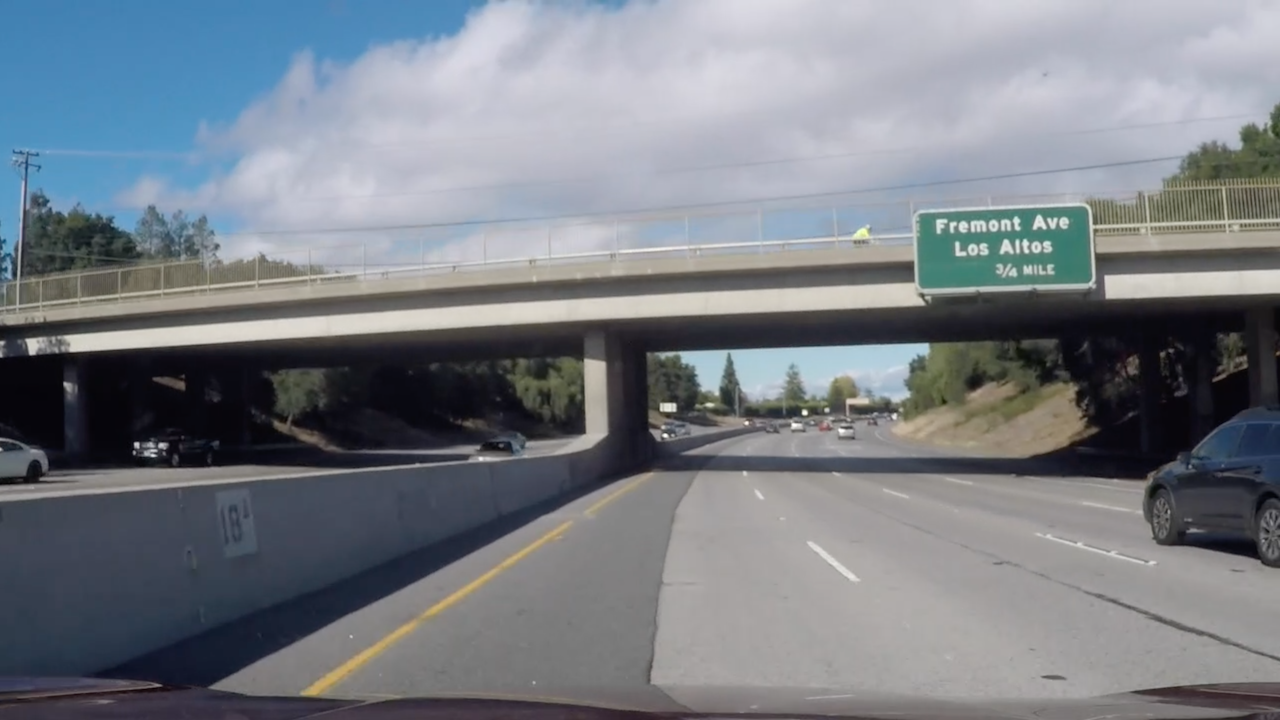
#> input picture v24_11_29/images/curve_lines1.jpg, 1280 x 720 px; its folder holds only this picture in this run
$ jupyter execute gradient_and_color_thresholding.ipynb   (older library calls are emulated)
#> lines starting #> are read from the running program, lines starting #| are printed output that depends on the picture; after the words box and inside, x2 and y2 are one past the last pixel; in counts of white or black regions, pixels touching at a corner belong together
[cell 1]
import cv2
import numpy as np
import pickle
import matplotlib.pyplot as plt

calibration_data = pickle.load(open('calibration_data.p','rb'))
#> (reads v24_11_29/calibration_data.p from the repository)
#> in lane_filter_test, img is the input picture: shape (720, 1280, 3); mean B, G, R 132.9, 125.7, 120.2
#> in lane_filter_test, `img_hls = cv2.cvtColor(img, cv2.COLOR_RGB2HLS)`: img_hls: shape (720, 1280, 3); mean of channels 0, 1, 2 82.4, 128.4, 33.8

matrix = calibration_data['camera_matrix']
dist_coef = calibration_data['distortion_coefficient']

source_points = [(580, 460), (205, 720), (1110, 720), (703, 460)]
dest_points = [(320, 0), (320, 720), (960, 720), (960, 0)]

warp_matrix = cv2.getPerspectiveTransform(np.float32(source_points), np.float32(dest_points))
inv_warp_matrix = cv2.getPerspectiveTransform(np.float32(dest_points), np.float32(source_points))

[cell 2]
def show_dotted_image(this_image, points, color=[255,0,255], thickness=5, d=15):
    image = this_image.copy()
    image =cv2.cvtColor(image, cv2.COLOR_BGR2RGB)

    cv2.line(image, points[0],points[1],color,thickness)
    cv2.line(image, points[2],points[3],color,thickness)

    circle_color = (30,120,180)
    for point in points:
        cv2.circle(image, point, d,circle_color,-1)

    fig, ax = plt.subplots(1)
    ax.set_aspect('equal')
    ax.imshow(image)

    plt.show()

def birdeye_sky_view(ground_image):
    temp_image = cv2.undistort(ground_image, matrix, dist_coef, None, matrix)
    shape = (temp_image.shape[1] ,temp_image.shape[0]) # (width,height)
    # 위쪽에 이미 구해놓았음
    # warp_matrix = cv2.getPerspectiveTransform(np.float32(source_points), np.float32(dest_points))
    warp_image = cv2.warpPerspective(temp_image, warp_matrix, shape, flags=cv2.INTER_LINEAR)

    return warp_image

### thresholding parameter 설정

[cell 3]
# BGR -> HLS
# Yellow : sat_thresh : HLS에서 S threshold  / light_thresh : HLS에서 L threshold
# White : light_thresh_agr : HLS에서 L threshold
# Sobel에서 edge추출
# grad_thresh : 기울기  / mag_thresh : 경계선의 값이 큰거 / x_thresh : x의 변동성
p = { 'sat_thresh': 120, 'light_thresh': 40, 'light_thresh_agr': 205,
      'grad_thresh': (0.7, 1.4), 'mag_thresh': 40, 'x_thresh': 20 }

sat_thresh = 120
light_thresh = 40
light_thresh_agr = 205
grad_min = 0.7; grad_max = 1.4
mag_thresh = 40
x_thresh = 20

[cell 4]
import cv2
import numpy as np
def apply_color_mask(img_hls):
    img_l = img_hls[:, :, 1]
    img_s = img_hls[:, :, 2]
    color_cond1 = (img_s > sat_thresh) & (img_l > light_thresh)
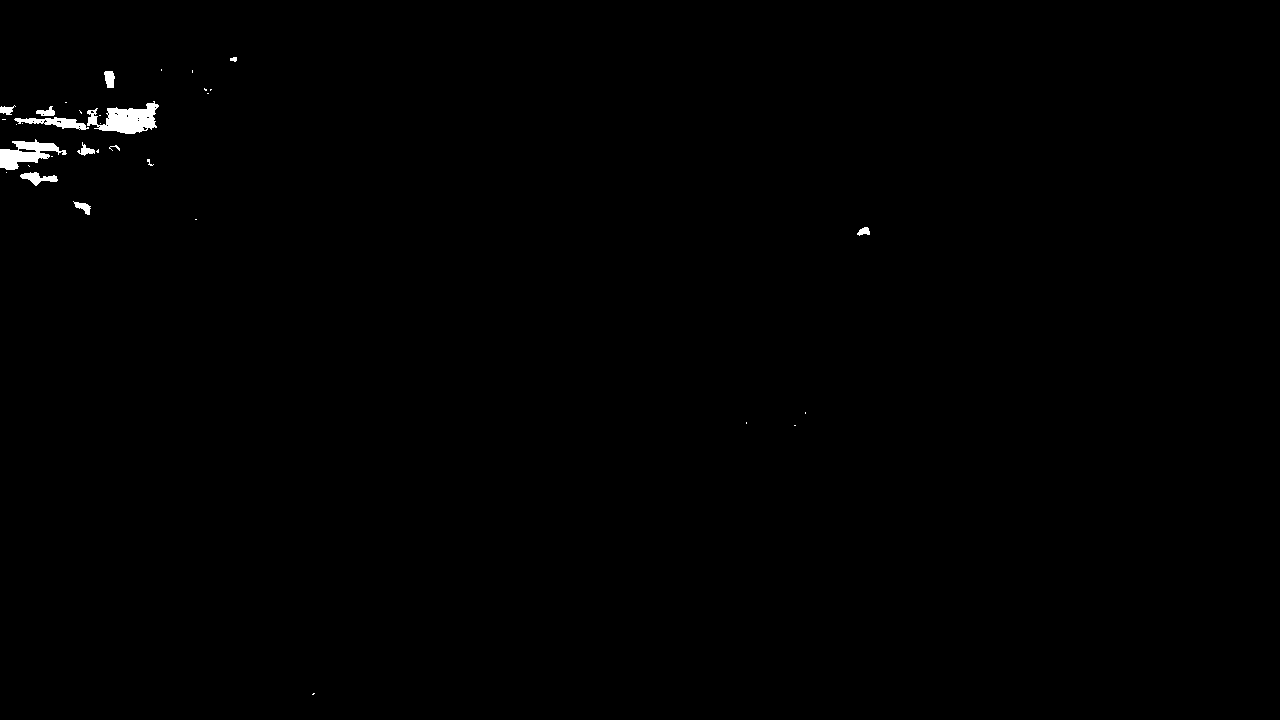
#> color_cond1: shape (720, 1280) bool; 0.41% white; 34 white regions (22 under 20 px), largest, box (x1, y1, x2, y2) and area: (87, 101, 159, 134) 1338, (0, 139, 67, 170) 1004, (14, 117, 89, 130) 453
    color_cond2 = img_l > light_thresh_agr
#> color_cond2: shape (720, 1280) bool; 5.1% white; 147 white regions (83 under 20 px), largest, box (x1, y1, x2, y2) and area: (412, 0, 836, 117) 24337, (24, 301, 568, 347) 7603, (1151, 58, 1236, 102) 1871
    b = np.zeros_like(img_s)
    b[(color_cond1 | color_cond2)] = 1
    return b

def scale_abs(x, m=255):
    x = np.absolute(x)
    x = np.uint8(m * x / np.max(x))
    return x

def roi(gray, mn = 125, mx = 1200):
  m = np.copy(gray) + 1
  m[:, :mn] = 0
  m[:, mx:] = 0
  return m

def show_images(imgs, per_row = 3, per_col = 2, W = 10, H = 5, tdpi = 80):

  fig, ax = plt.subplots(per_col, per_row, figsize = (W, H), dpi = tdpi)
  ax = ax.ravel()

  for i in range(len(imgs)):
    img = imgs[i]
    ax[i].imshow(img)

  for i in range(per_row * per_col):
    ax[i].axis('off')

def apply_sobel_mask(img_hls):
    img_l = img_hls[:, :, 1]
    img_s = img_hls[:, :, 2]
    img_z = np.zeros_like(img_s)
    lx = cv2.Sobel(img_l, cv2.CV_64F, 1, 0, ksize = 5)
    ly = cv2.Sobel(img_l, cv2.CV_64F, 0, 1, ksize = 5)
    gradl = np.arctan2(np.absolute(ly), np.absolute(lx))
    l_mag = np.sqrt(lx**2 + ly**2)
    slm, slx, sly = scale_abs(l_mag), scale_abs(lx), scale_abs(ly)
    b = np.zeros_like(img_s)
    sobel_cond1 = slm > mag_thresh
#> sobel_cond1: shape (720, 1280) bool; 7.2% white; 473 white regions (314 under 20 px), largest, box (x1, y1, x2, y2) and area: (0, 161, 1280, 352) 19257, (645, 339, 1116, 462) 8851, (0, 341, 611, 509) 7086
    sobel_cond2 = slx > x_thresh
#> sobel_cond2: shape (720, 1280) bool; 4.3% white; 928 white regions (624 under 20 px), largest, box (x1, y1, x2, y2) and area: (1155, 158, 1279, 223) 3569, (171, 469, 653, 712) 2147, (1100, 190, 1135, 287) 1266
    sobel_cond3 = (gradl > grad_min) & (gradl < grad_max)
#> sobel_cond3: shape (720, 1280) bool; 41.6% white; 6449 white regions (5475 under 20 px), largest, box (x1, y1, x2, y2) and area: (645, 286, 1279, 719) 77412, (1, 336, 676, 719) 53413, (644, 1, 1279, 235) 46604
    b[(sobel_cond1 & sobel_cond2 & sobel_cond3)] = 1
    return b

def sobel_breakdown(img): #RGB
    img_hls = cv2.cvtColor(img, cv2.COLOR_RGB2HLS)
    img_l = img_hls[:, :, 1]
    img_s = img_hls[:, :, 2]
    img_z = np.zeros_like(img_s)
    lx = cv2.Sobel(img_l, cv2.CV_64F, 1, 0, ksize = 5)
    ly = cv2.Sobel(img_l, cv2.CV_64F, 0, 1, ksize = 5)
    gradl = np.arctan2(np.absolute(ly), np.absolute(lx))
    l_mag = np.sqrt(lx**2 + ly**2)
    slm, slx, sly = scale_abs(l_mag), scale_abs(lx), scale_abs(ly)
    sobel_cond1 = slm > mag_thresh
    sobel_cond2 = slx > x_thresh
    sobel_cond3 = (gradl > grad_min) & (gradl < grad_max)
    b1, b2, b3 = img_z.copy(), img_z.copy(), img_z.copy()
    b1[(sobel_cond1)] = 255
    b2[(sobel_cond2)] = 255
    b3[(sobel_cond3)] = 255
    return np.dstack((b1, b2,b3))

def color_breakdown(rgb_image):
    img_hls = cv2.cvtColor(rgb_image, cv2.COLOR_RGB2HLS)
    img_l = img_hls[:, :, 1]
    img_s = img_hls[:, :, 2]
    img_z = np.zeros_like(img_s)
    color_cond1 = (img_s > sat_thresh) & (img_l > light_thresh)
    color_cond2 = img_l > light_thresh_agr
    b1, b2 = img_z.copy(), img_z.copy()
    b1[(color_cond1)] = 255
    b2[(color_cond2)] = 255
    return np.dstack((b1, b2, img_z))


def lane_filter_test(path):
    img = cv2.imread(path, cv2.IMREAD_COLOR)
    img = cv2.cvtColor(img, cv2.COLOR_BGR2RGB)   # BGR -> RGB
    img = cv2.undistort(img, matrix, dist_coef, None, matrix)
    #############################################################
    img_hls = cv2.cvtColor(img, cv2.COLOR_RGB2HLS)
    color_img = apply_color_mask(img_hls)
    sobel_img = apply_sobel_mask(img_hls)
#> sobel_img: shape (720, 1280); values 0 (black) and 1 (white), 1.3% white in thin lines or dots, all inside (x1, y1, x2, y2) = (1, 120, 1279, 719)
    img_binary = cv2.bitwise_or(sobel_img, color_img) # 0,1
#> img_binary: shape (720, 1280); values 0 (black) and 1 (white), 6.8% white; 1291 white regions (1139 under 20 px), largest, box (x1, y1, x2, y2) and area: (412, 0, 836, 117) 24337, (24, 301, 568, 347) 7603, (171, 469, 653, 710) 2043
    #img_binary = np.uint8(255 * img_binary)

    color_img = birdeye_sky_view(color_breakdown(img))
    sobel_img = birdeye_sky_view(sobel_breakdown(img))
#> in birdeye_sky_view (call 2), `temp_image = cv2.undistort(ground_image, matrix, dist_coef, None, matr..`:
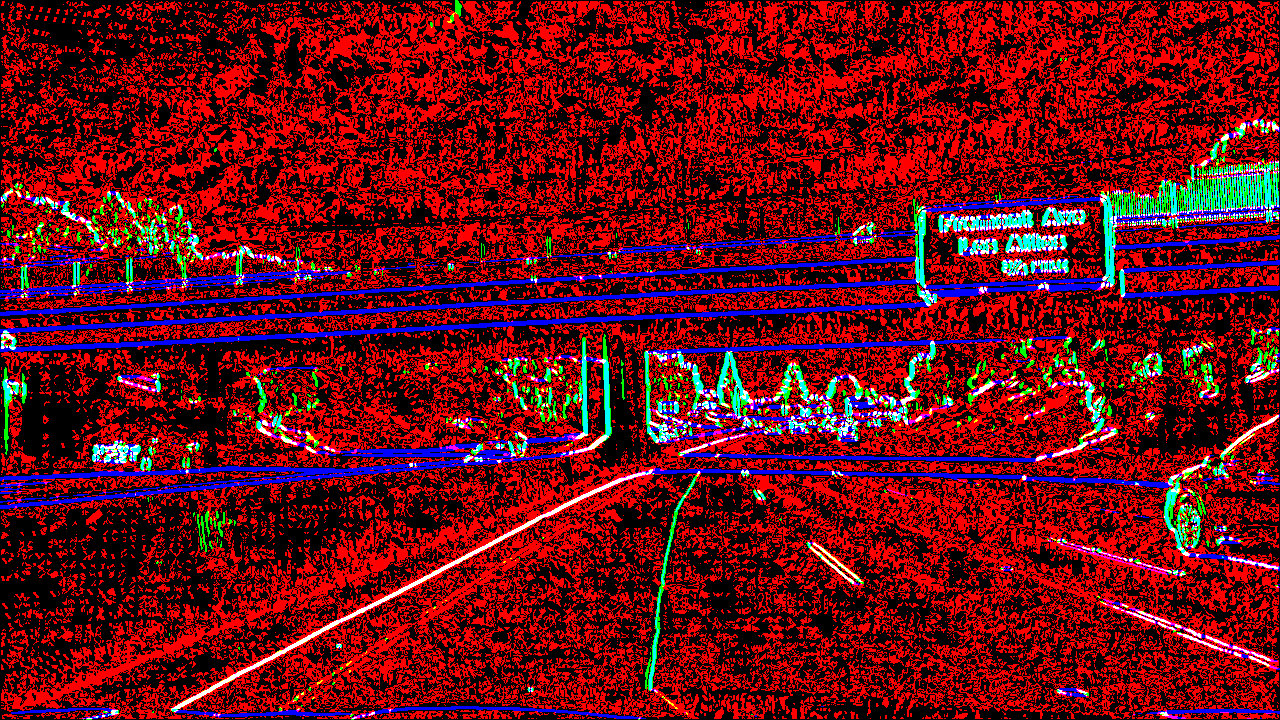
#> ground_image: shape (720, 1280, 3); mean of channels 0, 1, 2 18.3, 11, 106; drawn as B, G, R
#> in birdeye_sky_view (call 2), `warp_image = cv2.warpPerspective(temp_image, warp_matrix, shape, flags..`:
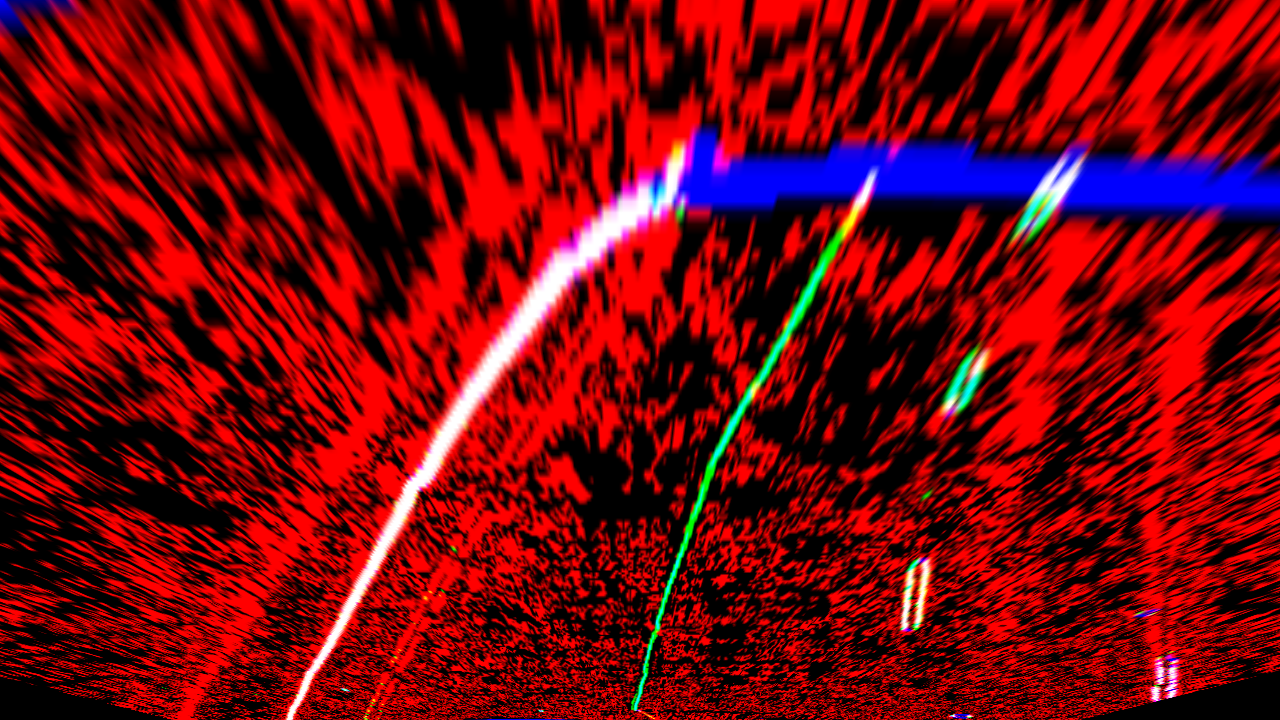
#> warp_image: shape (720, 1280, 3); mean of channels 0, 1, 2 13.7, 6.3, 115.3; drawn as B, G, R
    masked_lane = np.logical_and(birdeye_sky_view(img_binary), roi(img_binary))
#> in birdeye_sky_view (call 3), `temp_image = cv2.undistort(ground_image, matrix, dist_coef, None, matr..`: temp_image: shape (720, 1280); values 0 (black) and 1 (white), 6.8% white; 1041 white regions (894 under 20 px), largest, box (x1, y1, x2, y2) and area: (402, 0, 840, 113) 24498, (0, 301, 567, 341) 8558, (1185, 29, 1280, 78) 2565
#> in birdeye_sky_view (call 3), `warp_image = cv2.warpPerspective(temp_image, warp_matrix, shape, flags..`: warp_image: shape (720, 1280); values 0 (black) and 1 (white), 1.8% white; 25 white regions (11 under 20 px), largest, box (x1, y1, x2, y2) and area: (287, 144, 685, 720) 12656, (901, 558, 930, 630) 1243, (1034, 157, 1084, 207) 1153
#> in roi, `m[:, mx:] = 0`:
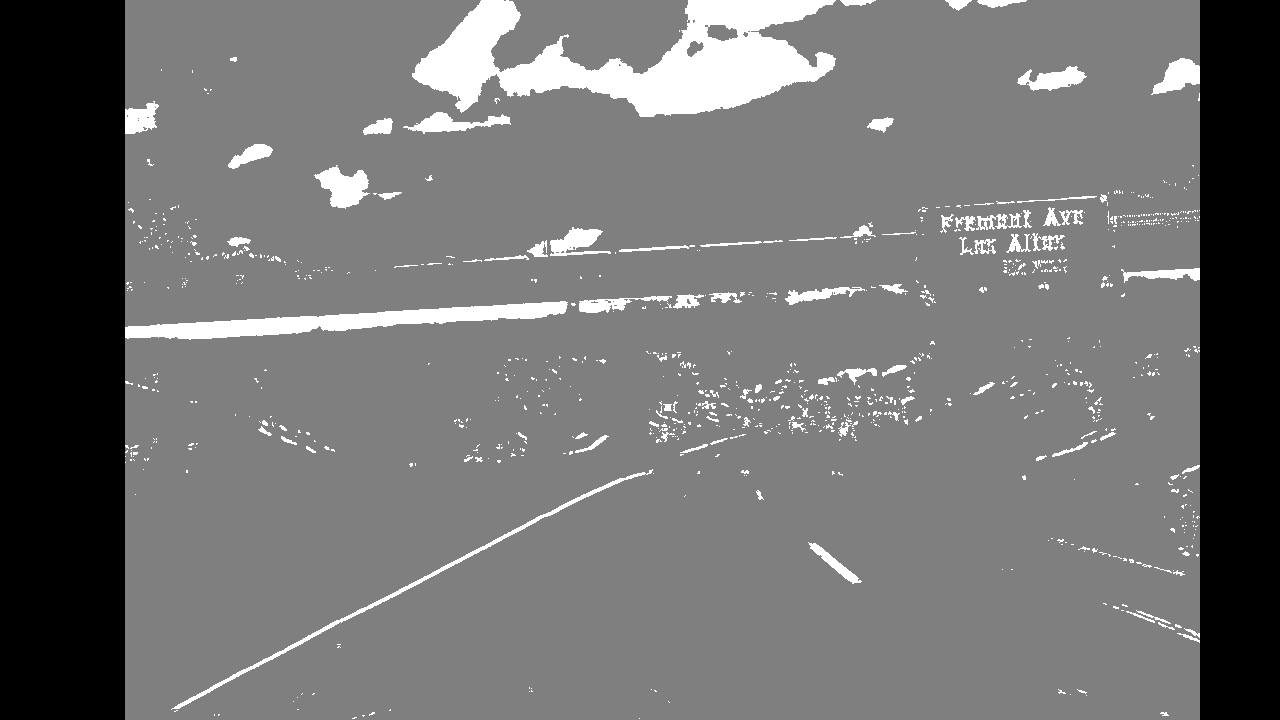
#> m: shape (720, 1280); min 0, max 2, mean 0.898; drawn with min black and max white

    show_images([color_img, sobel_img, masked_lane], per_row = 3, per_col = 1, W = 15, H = 5)
#> the loop in show_images, `for i in range(len(imgs)):` made 3 passes
    # [4 lines of commented-out code are left out]

[cell 5]
import glob

images = glob.glob('images/*.jpg')
tot_images = len(images)

for idx, fname in enumerate(images):
    lane_filter_test(fname)
